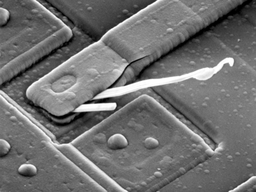
#> input picture hw4/test1.tif, 256 x 192 px, shrunk from 906 x 678 before the run
$ python 1_1.py
#> lines starting #> are read from the running program, lines starting #| are printed output that depends on the picture
import cv2 as cv
import numpy as np
from matplotlib import pyplot as plt


def PassFilter(image, d,p='low'):
    m, n = image.shape
    image = cv.copyMakeBorder(image, 0, m, 0, n, cv.BORDER_REFLECT_101)

    f = np.fft.fft2(image)
    fshift = np.fft.fftshift(f)
    magnitude_spectrum = 20 * np.log(np.abs(fshift))

    def cal_distance(pa, pb):
        dis = ((pa[0] - pb[0]) ** 2 + (pa[1] - pb[1]) ** 2) ** 0.5
        return dis

    def make_transform_matrix(d,p):
        transfor_matrix = np.zeros(image.shape)
        center_point = tuple(map(lambda x: (x - 1) / 2, image.shape))
        for i in range(transfor_matrix.shape[0]):
            for j in range(transfor_matrix.shape[1]):

                dis = cal_distance(center_point, (i, j))
                if p == 'low':
                    k = 1
                else:
                    k = 0
                if dis <= d:
                    transfor_matrix[i, j] = k
                else:
                    transfor_matrix[i, j] = 1-k
        return transfor_matrix

    d_matrix = make_transform_matrix(d,p)
    new_img = np.abs(np.fft.ifft2(np.fft.ifftshift(fshift * d_matrix)))
    return magnitude_spectrum,new_img[:m, :n]


# read image
img = cv.imread('test1.tif',0)
#> img is the input picture: shape (192, 256); min 0, max 255, mean 112.6

# show the origin image
print(type(img),img.dtype,img.shape)
#| <class 'numpy.ndarray'> uint8 (192, 256)
plt.imshow(img,cmap='gray')
plt.axis('off')
plt.show()

# process
magnitude_spectrum,low_new_img = PassFilter(img,60,p='low')
#> in PassFilter, `image = cv.copyMakeBorder(image, 0, m, 0, n, cv.BORDER_REFLECT_101)`:
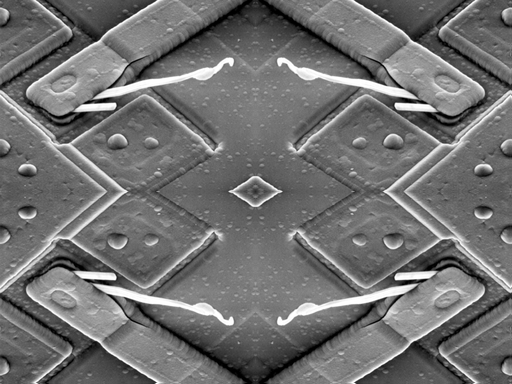
#> image: shape (384, 512); min 0, max 255, mean 112.6
#> in PassFilter, `magnitude_spectrum = 20 * np.log(np.abs(fshift))`:
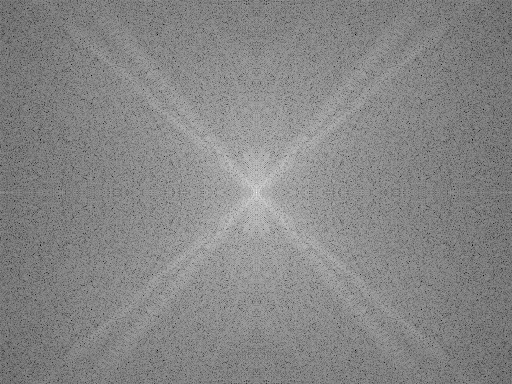
#> magnitude_spectrum: shape (384, 512) float64; min -58.06, max 338.3, mean 151.2; drawn with min black and max white
#> in PassFilter, `new_img = np.abs(np.fft.ifft2(np.fft.ifftshift(fshift * d_matrix)))`:
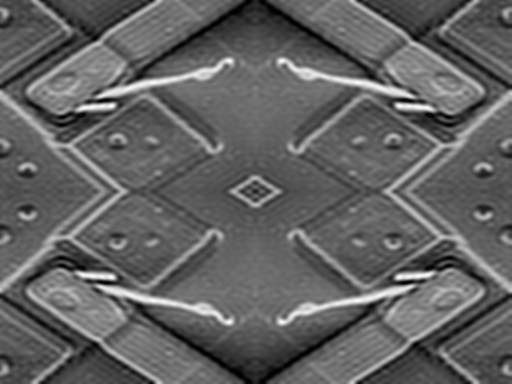
#> new_img: shape (384, 512) float64; min 0.0664, max 290.7, mean 112.6; drawn with min black and max white
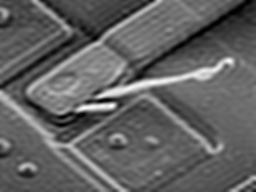
#> low_new_img: shape (192, 256) float64; min 0.142, max 290.7, mean 112.6; drawn with min black and max white
_,high_new_img = PassFilter(img,60,p='high')
#> call 2 of PassFilter, with d = 60, p = 'high'
#> in PassFilter (call 2), `new_img = np.abs(np.fft.ifft2(np.fft.ifftshift(fshift * d_matrix)))`:
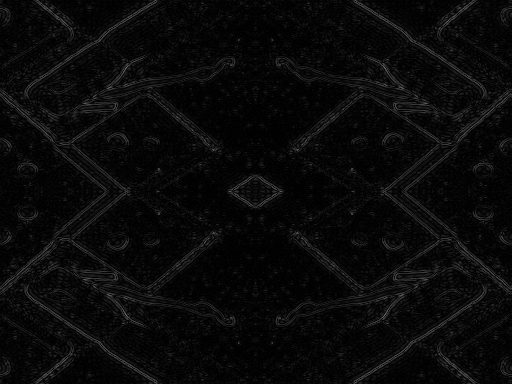
#> new_img: shape (384, 512) float64; min 0.00868, max 111.4, mean 10.1
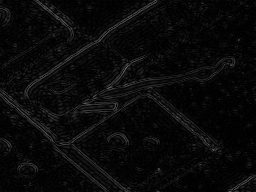
#> high_new_img: shape (192, 256) float64; min 0.00868, max 109.9, mean 10.1
# show the result
plt.imshow(magnitude_spectrum,cmap="gray")
plt.axis('off')
plt.show()
plt.imshow(low_new_img,cmap="gray")
plt.axis('off')
plt.show()
plt.imshow( high_new_img,cmap="gray")
plt.axis('off')
plt.show()
